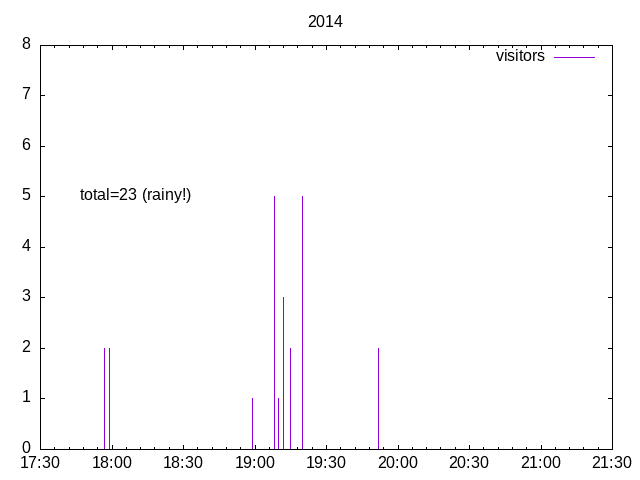

The gnuplot source for this figure:
set xdata time
set timefmt "%H:%M"
set xrange ["17:30":"21:30"]
set yrange [0:8]
set ytics 0,1
set format x "%H:%M"
set title '2014'
set terminal png
set output '2014.png'
set label 1 "total=23 (rainy!)" at 64000,5
plot '2014.dat' index 0 using 1:2 with impulses title 'visitors'
